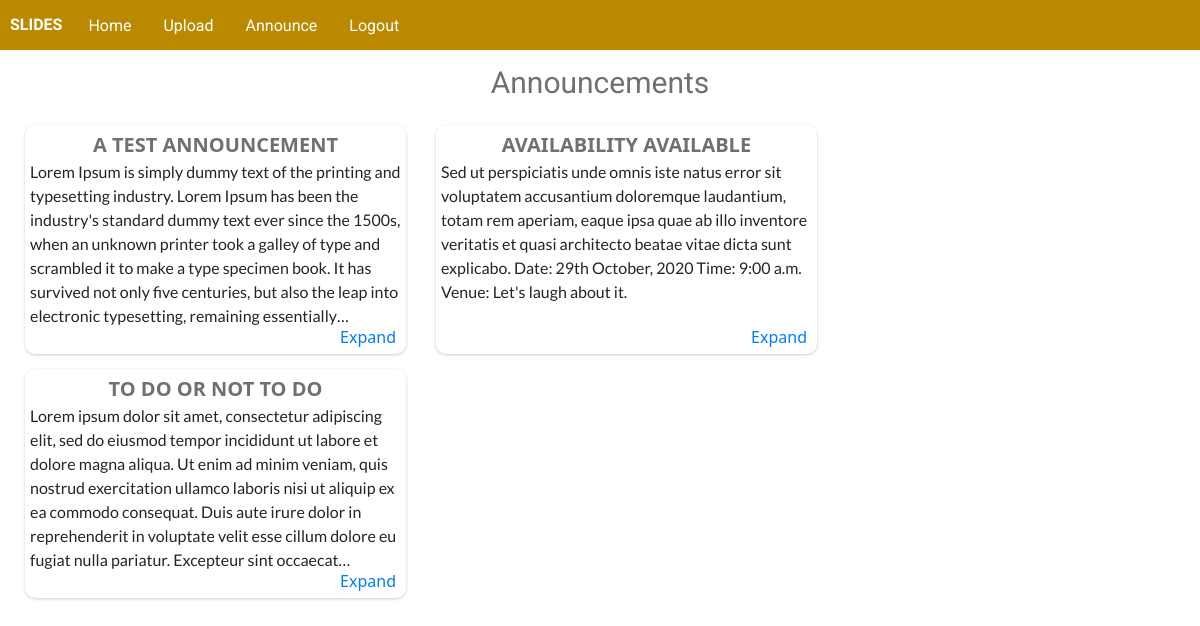
/view_announcements (signed in), run on the app's committed database.
### slides/models.py (models this page shows, shortened)
class Announcement(models.Model):
    user = models.ForeignKey(User, on_delete=models.CASCADE, related_name="announcer")
    title = models.CharField(max_length=150)
    announcement = models.TextField(max_length=10000)

### slides/views.py (the view)
# urls.py: path("view_announcements", views.view_annoucements, name="announcements"),
@login_required
def view_annoucements(request):
    announcements = Announcement.objects.filter(user__university=request.user.university).order_by("-id")
    return render(request, "slides/announcements.html", {
        "announcements":announcements
    })

### slides/templates/slides/announcements.html (shortened to what this page needs)
{% extends "slides/layout.html" %}
{% load static %}
{% load custom_template_tags %}
{% block scripthead %}
<link href="{% static 'slides/announcements.css' %}" rel="stylesheet">
{% endblock %}
{% block body %}
<div id="a-l-div">
    <p id="announcements-label">Announcements</p>
</div>
<div id="announcement-area">
    {% for announcement in announcements %}
        <div class="container-announcements">
            <div class="title">{{ announcement.title }}</div>
            <div class="announcement">{{ announcement.announcement }}</div>
            <div class="expander">
                <a href="{% url 'announcement' a_id=announcement.id %}">Expand</a>
            </div>
        </div>
    {% endfor %}
</div>
{% endblock %}

### slides/static/slides/styles.css (style rules this page uses)
body { padding: 0px; margin: 0px; width: 100%; }

### slides/static/slides/announcements.css (style rules this page uses)
.basic-container, #announcement-area .container-announcements { box-shadow: 0 1px 3px rgba(0, 0, 0, 0.2); border-radius: 10px; font-family: Segoe UI, Frutiger, Frutiger Linotype, Dejavu Sans, Helvetica Neue, Arial, sans-serif; padding: 5px; }
body { padding: 0px; margin: 0px; }
#a-l-div { display: flex; flex-direction: row; justify-content: center; }
#a-l-div #announcements-label { font-family: "Roboto", sans-serif; margin: 0px; margin-top: 10px; padding: 0px; font-size: 30px; color: #707070; }
#announcement-area { margin-left: 20px; display: flex; flex-direction: row; padding-left: 5px; flex-wrap: wrap; padding-top: 20px; }
#announcement-area .container-announcements { background-color: white; min-width: 381px; min-height: 229px; width: 381px; height: 229px; margin-right: 30px; margin-bottom: 15px; position: relative; }
#announcement-area .container-announcements .title { font-size: 20px; font-weight: bold; color: #707070; text-transform: uppercase; display: flex; justify-content: center; }
#announcement-area .container-announcements .announcement { font-family: "Lato", sans-serif; overflow: hidden; display: -webkit-box; -webkit-box-orient: vertical; -webkit-line-clamp: 7; }
#announcement-area .container-announcements .expander { position: absolute; bottom: 5px; right: 10px; }
#announcement-area .container-announcements .expander a { text-decoration: none; }
#announcement-area .container-announcements:after { content: ""; display: block; position: absolute; right: -1rem; width: 1rem; height: 1px; }

### slides/static/slides/styles-mobile.css (style rules this page uses)
body { padding: 0px; margin: 0px; width: 100%; }

### data on the page
Announcement: title "A TEST ANNOUNCEMENT", announcement "Lorem Ipsum is simply dummy text of the printing and typesetting industry. Lorem Ipsum has been the industry's standard dummy text ever since the 1500s, when an unknown printer took a galley of type and scrambled it to make a type specimen book. It has survived not only five centuries, but also the leap into electronic typesetting, remaining…"
Announcement: title "AVAILABILITY AVAILABLE", announcement "Sed ut perspiciatis unde omnis iste natus error sit voluptatem accusantium doloremque laudantium, totam rem aperiam, eaque ipsa quae ab illo inventore veritatis et quasi architecto beatae vitae dicta sunt explicabo. Date: 29th October, 2020 Time: 9:00 a.m. Venue: Let's laugh about it."
Announcement: title "TO DO OR NOT TO DO", announcement "Lorem ipsum dolor sit amet, consectetur adipiscing elit, sed do eiusmod tempor incididunt ut labore et dolore magna aliqua. Ut enim ad minim veniam, quis nostrud exercitation ullamco laboris nisi ut aliquip ex ea commodo consequat. Duis aute irure dolor in reprehenderit in voluptate velit esse cillum dolore eu fugiat nulla pariatur. Excepteur sint…"
